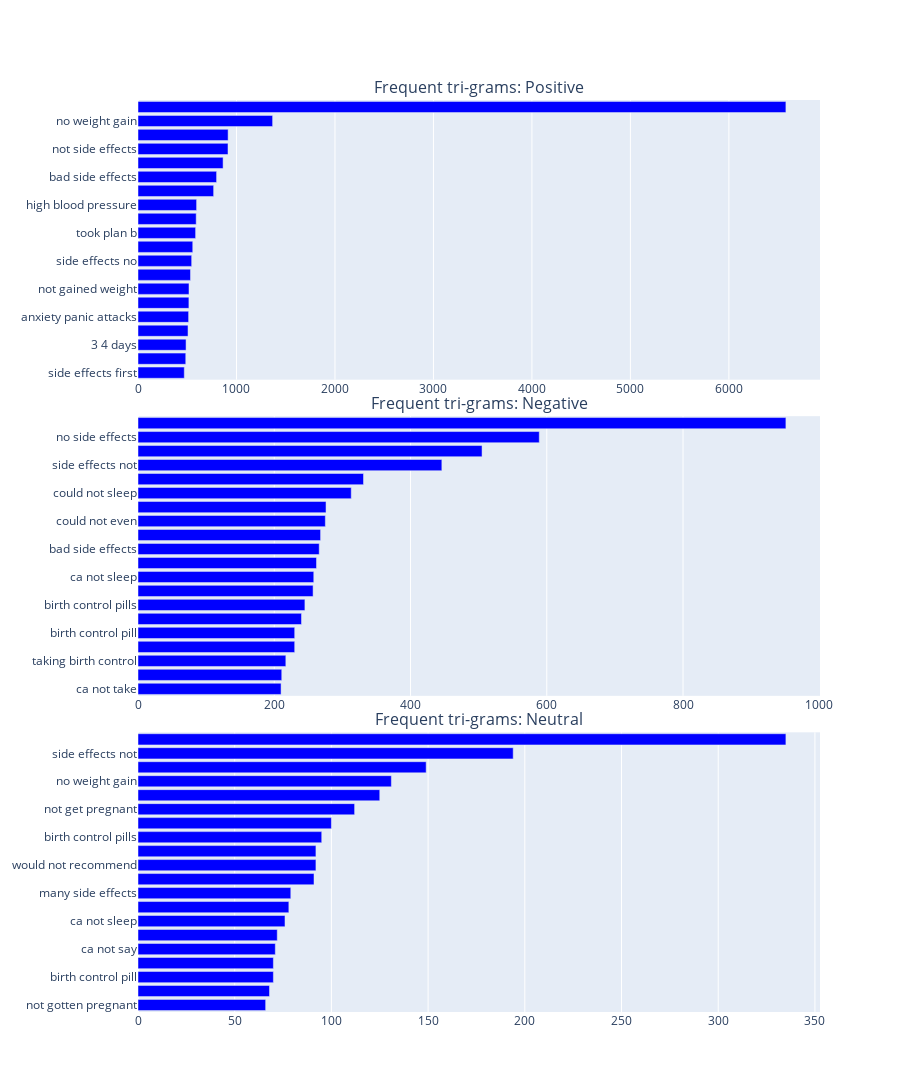

The cell this chart's notebook holds for it:
### Code cell
plot_grams(3, "tri-grams")

### Figure 1 — Plotly figure (JSON) as saved in the notebook; plotly's stock layout.template omitted (floating-point values rounded to 4 significant figures)
{"data": [{"marker": {"color": "blue"}, "orientation": "h", "showlegend": false, "type": "bar", "x": [470, 485, 488, 508, 514, 517, 518, 533, 545, 556, 585, 591, 595, 768, 798, 864, 914, 915, 1367, 6579], "xaxis": "x", "y": ["side effects first", "could not sleep", "3 4 days", "side effects except", "anxiety panic attacks", "3 times day", "not gained weight", "would recommend anyone", "side effects no", "no mood swings", "took plan b", "birth control pills", "high blood pressure", "negative side effects", "bad side effects", "feel much better", "not side effects", "side effects not", "no weight gain", "no side effects"], "yaxis": "y"}, {"marker": {"color": "blue"}, "orientation": "h", "showlegend": false, "type": "bar", "x": [210, 211, 217, 230, 230, 240, 245, 257, 258, 262, 266, 268, 275, 276, 313, 331, 446, 505, 589, 951], "xaxis": "x2", "y": ["ca not take", "horrible side effects", "taking birth control", "high blood pressure", "birth control pill", "not go away", "birth control pills", "ca not wait", "ca not sleep", "ca not even", "bad side effects", "not get pregnant", "could not even", "could not get", "could not sleep", "not recommend anyone", "side effects not", "no sex drive", "no side effects", "would not recommend"], "yaxis": "y2"}, {"marker": {"color": "blue"}, "orientation": "h", "showlegend": false, "type": "bar", "x": [66, 68, 70, 70, 71, 72, 76, 78, 79, 91, 92, 92, 95, 100, 112, 125, 131, 149, 194, 335], "xaxis": "x3", "y": ["not gotten pregnant", "not feel like", "birth control pill", "try something else", "ca not say", "birth control not", "ca not sleep", "not side effects", "many side effects", "ortho tri cyclen", "would not recommend", "taking birth control", "birth control pills", "high blood pressure", "not get pregnant", "bad side effects", "no weight gain", "no sex drive", "side effects not", "no side effects"], "yaxis": "y3"}], "layout": {"annotations": [{"font": {"size": 16}, "showarrow": false, "text": "Frequent tri-grams: Positive", "x": 0.5, "xanchor": "center", "xref": "paper", "y": 1, "yanchor": "bottom", "yref": "paper"}, {"font": {"size": 16}, "showarrow": false, "text": "Frequent tri-grams: Negative", "x": 0.5, "xanchor": "center", "xref": "paper", "y": 0.6533, "yanchor": "bottom", "yref": "paper"}, {"font": {"size": 16}, "showarrow": false, "text": "Frequent tri-grams: Neutral", "x": 0.5, "xanchor": "center", "xref": "paper", "y": 0.3067, "yanchor": "bottom", "yref": "paper"}], "height": 1200, "width": 900, "xaxis": {"anchor": "y", "domain": [0, 1]}, "xaxis2": {"anchor": "y2", "domain": [0, 1]}, "xaxis3": {"anchor": "y3", "domain": [0, 1]}, "yaxis": {"anchor": "x", "domain": [0.6933, 1]}, "yaxis2": {"anchor": "x2", "domain": [0.3467, 0.6533]}, "yaxis3": {"anchor": "x3", "domain": [0, 0.3067]}}}
